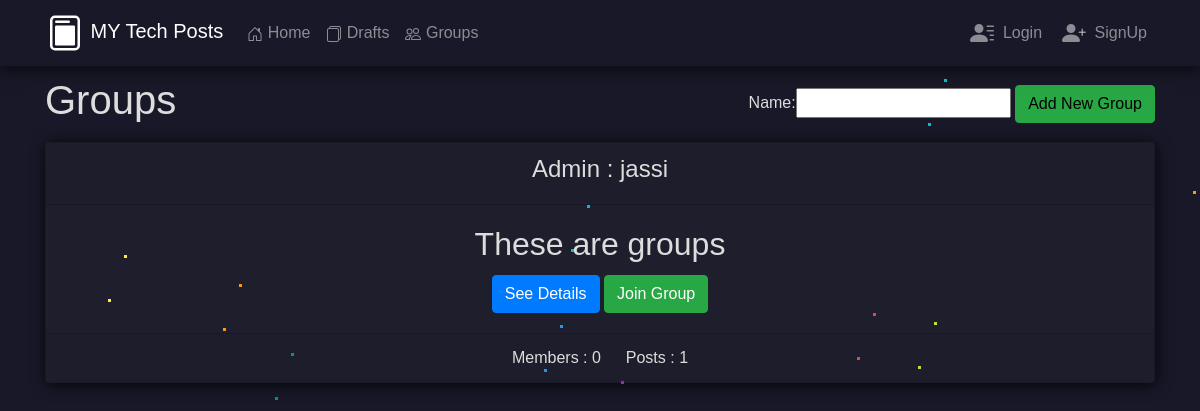
The page /blog/mygroup_list/ on the database its author committed.
### blog/models.py (models this page shows, shortened)
class Mygroup(models.Model):
    name = models.CharField(max_length=256)
    admin = models.ForeignKey("auth.user", related_name='mygroups', on_delete=models.CASCADE)
    member = models.ManyToManyField("auth.user")

### blog/views.py (the view, shortened to what this page needs)
# urls.py: path('mygroup_list/',views.MygroupListView.as_view(),name = 'mygrouplist'),
class MygroupListView(ListView,FormMixin):
    model = Mygroup
    form_class = MygroupForm
    def get_context_data(self, **kwargs):
        context = super(MygroupListView, self).get_context_data(**kwargs)
        context['form'] = MygroupForm(initial={'admin' : self.request.user.id})
        return context

### blog/forms.py
class MygroupForm(forms.ModelForm):
    class Meta():
        model = Mygroup
        fields = ('name','admin')
        widgets = {
            'admin' : forms.HiddenInput(),
        }

### blog/templates/blog/mygroup_list.html (shortened to what this page needs)
{% extends 'blog/base.html' %}
{% block body_block %}
<div class="top-bar">
<h1>Groups</h1>
<form method="post">
{{form}}
<button type="submit" class="comment-btn">
<a class='btn btn-success'>Add New Group</a>
</button>
</form>
</div>
{% for group in mygroup_list %}
<div>
        <div class="post card mycard text-center">
        <div class="card-header">
            <h4>Admin : {{group.admin}}</h4>
        </div>
        <div class="card-body">
            <h2 class="card-title">{{group.name}}</h2>
            <a href="{% url 'blog:group' pk=group.id %}" class="btn btn-primary">See Details</a>
            {% if user in group.member.all %}
            <a href="{% url 'blog:leavegroup' pk=group.id %}" class="btn btn-danger">Leave Group</a>
            {% else %}
            <a href="{% url 'blog:joingroup' pk=group.id %}" class="btn btn-success">Join Group</a>
            {% endif %}
        </div>
        <div class="card-footer">Members : {{group.member.count}} &emsp; Posts : {{group.posts.count}}</div>
    </div>
{% endfor %}
{% endblock body_block %}

### blog/static/style.css (style rules this page uses)
body { color: #ddd; }
html { height: 100%; }
body { margin:0; padding:0; font-family: sans-serif; }
.mycard { box-shadow: 1px 2px 15px rgba(0, 0, 0, 0.795); background-color: rgba(255, 255, 255, 0.027); margin-bottom: 15px; }
.comment-btn { border:none; padding: 0; background: transparent; }
.top-bar { display: flex; align-items: center; justify-content: space-between; margin-bottom: 10px; }

### blog/static/imported.css (style rules this page uses)
body,html { background-image: url("https://1.bp.blogspot.com/-Fo3iRt97ZXY/XvSG4EMwi0I/AAAAAAAAVEo/mrApRTcVVRk1m-fX9K-ffNwRUXlHUocdwCLcBGAsYHQ/s1600/h.jpg"); background-color: #181828; height: 100%; width: 100%; padding-bottom: 50px; }

### rows shown on the page
Mygroup: admin "jassi", name "These are groups", shows "Join Group", member.count "0", posts.count "1"
